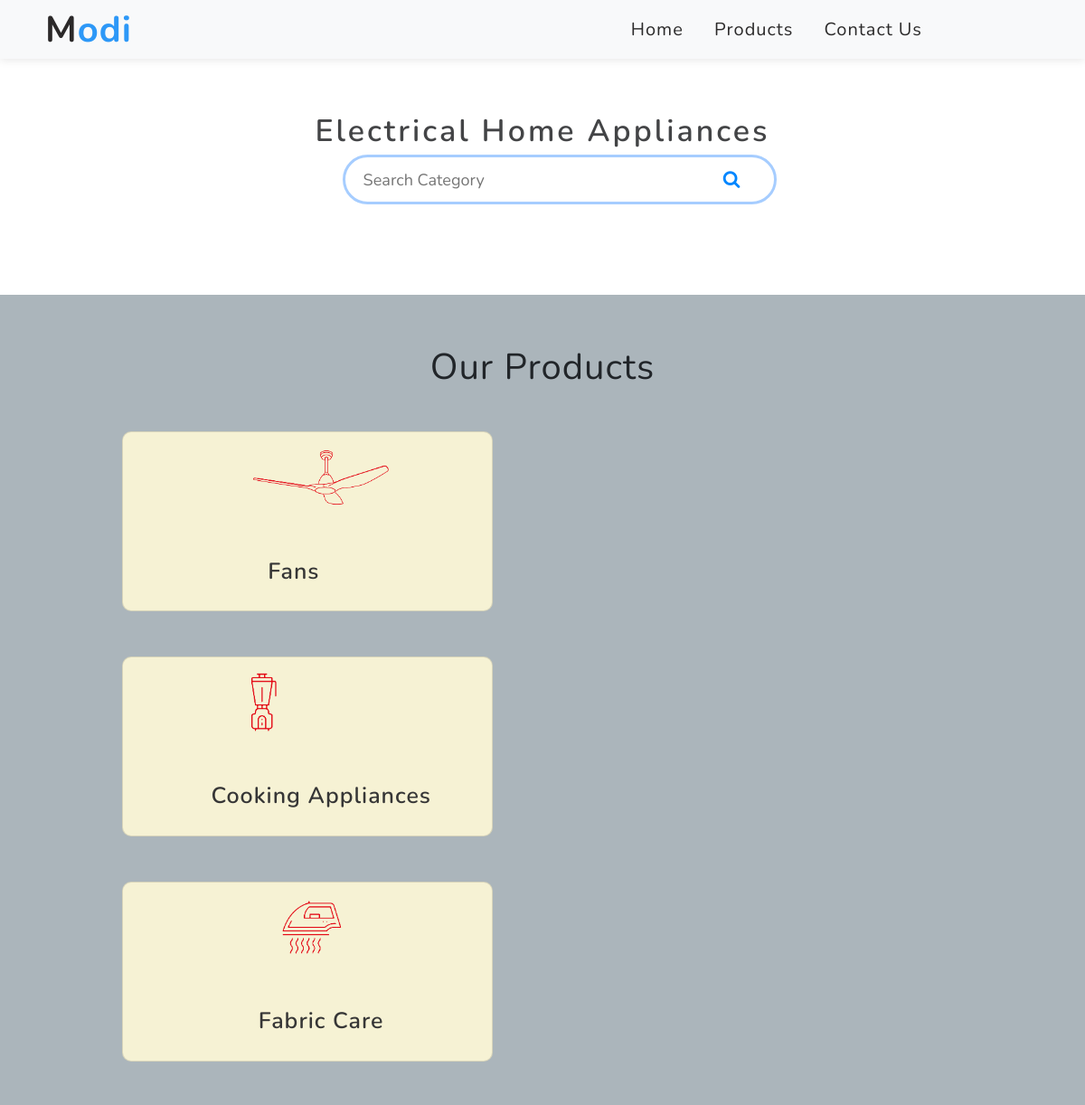
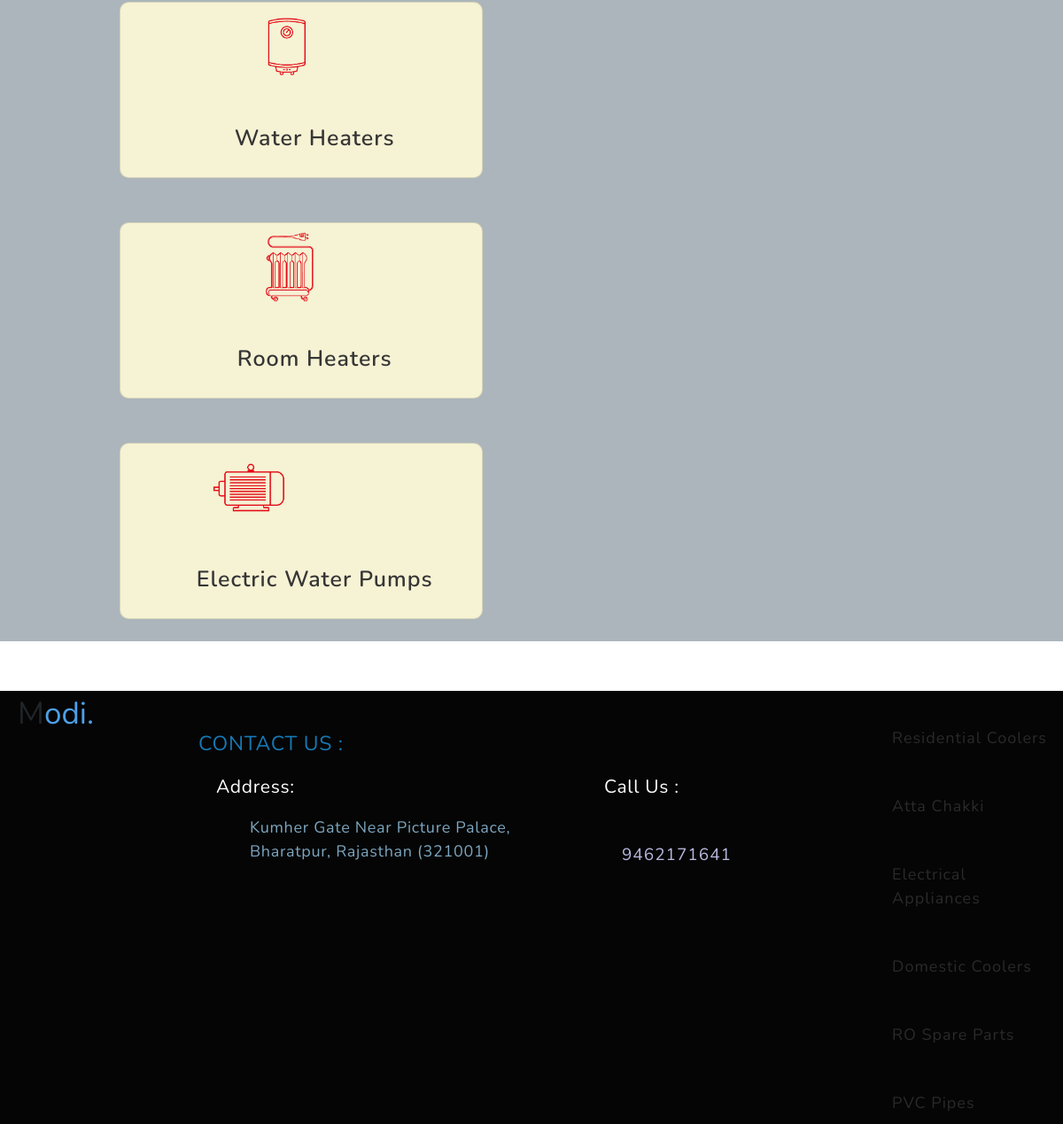
Screenshot of /categories/4/ with the database file from the repository (2 pictures, top to bottom).
### home/models.py (models this page shows, shortened)
class Electrical_Appliances(models.Model):
    category4 = models.ForeignKey(category, on_delete=models.CASCADE)
    name = models.CharField(max_length=100)
    appliances_img = models.ImageField(upload_to='images/appliances/')

### home/views.py (the view, shortened to what this page needs)
# urls.py: path("categories/<int:category_id>/", views.categories, name="categories"),
def categories(request, category_id):
    if(category_id == 1):
        all_prods = Chakki.objects.all()
        grinding_items=grinding.objects.all()
        dict = {'all_prods': all_prods,'grinding_items':grinding_items}
        return render(request, "Aata Chakki.html", dict)
    if(category_id == 2):
        all_residential_prods = Residential_Coolers.objects.all()
        dict = {'all_residential_prods': all_residential_prods}
        return render(request, "Residential Coolers.html", dict)
    if(category_id == 4):
        all_prods = Electrical_Appliances.objects.all()
        dict = {'all_prods': all_prods}
        return render(request, "electrical_category.html", dict)

### templates/electrical_category.html (shortened to what this page needs)
{%load static %}
<!DOCTYPE html>
<html lang="en">
<head>
    <link href="https://cdn.jsdelivr.net/npm/bootstrap@5.0.0-beta1/dist/css/bootstrap.min.css" rel="stylesheet"
 />
    <link href="https://unpkg.com/aos@2.3.1/dist/aos.css" rel="stylesheet">
    <link rel="stylesheet" href="https://cdnjs.cloudflare.com/ajax/libs/font-awesome/4.7.0/css/font-awesome.min.css">
    <link rel="stylesheet" type="text/css" href="{% static 'css/electrical_category.css' %}">
</head>
<body>
        <nav class="navbar navbar-expand-lg navbar-light bg-light" style="position:fixed;">
            <div class="logo">
                <p style="font-weight: bold;letter-spacing:1px; color:rgb(43, 41, 41)">M<span
                        style="color:#2d98f7">odi</span></p>
            </div>
            <div class="collapse navbar-collapse" id="navbarSupportedContent">
                <div class="link">
                    <a href="\" >Home</a>
                    <a href="#">Products</a>
                    <a href="#">Contact Us</a>
                </div>
            </div>
          </nav>
          <div class="header">
          <span class="owner">Electrical Home Appliances</span>
         <div class="input_type">
            <input type="text" class="input-search" placeholder="Search Category">
            <i class="fa fa-search" style="font-size: 20px;"></i>
        </div>
        </div>
  <div class="products">
<p class="heading">Our Products</p>
<div class="categories">
    {% for i in all_prods %}
    <div class="card" >
    <a href="{% url 'electrical_products' i.id%}"  data-aos="fade-right"  data-aos-delay="150" data-aos-duration="500"
    data-aos-easing="ease-in-out" alt="{{i.name}}" style="text-decoration:none;color:black">
  <div class="card_img"><img style="width:150px" src="/media/{{i.appliances_img}}"></div>
     <div class="card-body">
      <p class="card-title">{{i.name}}</p>
        </div>
    </a>
  </div>
  {% endfor %}
</div>
</div>
<div class="btn-help" id="btn" onclick="fun()">
  <p class="help-text">Help</p>
</div>
<div class="footer">
  <div class="content1">M<span style="color: #4da0e9">odi.</span></div>
  <div class="content2">
    <p class="text1">CONTACT US :</p>
    <div class="b1">
      <div class="b2">
        <p class="text2">Address:</p>
        <p class="text3">
          Kumher Gate Near Picture Palace, Bharatpur, Rajasthan (321001)
        </p>
      </div>
      <div class="b3">
        <p class="text4">Call Us :</p>
        <a href="tel:946-217-1641" style="text-decoration: none">
          <p class="text5">9462171641</p>
        </a>
      </div>
    </div>
  </div>
  <div class="content3">
    <a href="{% url 'categories' 2 %}"
      ><p id="link">Residential Coolers</p></a
    >
    <a href="{% url 'categories' 1 %}"><p id="link">Atta Chakki</p></a>
    <a href="{% url 'categories' 4 %}"
      ><p id="link">Electrical Appliances</p></a
    >
    <a href="{% url 'categories' 6 %}"><p id="link">Domestic Coolers</p></a>
    <a href="{% url 'categories' 3 %}"><p id="link">RO Spare Parts</p></a>
    <a href="{% url 'categories' 5 %}"><p id="link">PVC Pipes</p></a>
  </div>
</div>
</body>
</html>

### static/css/electrical_category.css (style rules this page uses)
body { font-family: Nunito; }
a { text-decoration: none; font-size: 20px; color: rgb(43, 42, 42); margin-left: 30px; letter-spacing: 1px; }
.link { position: absolute; right: 180px; }
.logo { font-size: 40px; margin-left: 50px; position: absolute; top: 3px; }
.navbar { width: 100%; box-shadow: 0 0 10px 0 rgba(49, 49, 49, 0.15); height: 65px; z-index: 5; top: 0; left: 0; }
.owner { font-size: 34px; }
.header { text-align: center; color: #434446; margin-top: 120px; font-weight: 600; letter-spacing: 3px; position: relative; }
.input-search { width: 40%; font-family: Nunito; height: 3.44rem; font-size: 1.13rem; transition: 0.35s; color: #4e5867; background: #fff; border: 3px solid #a6cdff; border-radius: 1.75rem; padding: 0 90px 0 20px; outline: none; }
i { color: #0086ff; margin-left: -66px; }
.heading { font-size: 40px; text-align: center; letter-spacing: 1px; }
.products { margin-top: 100px; background-color: #abb5bb; padding-top: 50px; }
.categories { display: flex; width: 90%; margin: auto; flex-wrap: wrap; }
.card { align-items: center; border-radius: 10px; width: 38%; margin: 25px 75px; display: flex; background-color: #F6F2D4; }
.card-title { font-weight: 600; font-size: 25px; color: rgb(54, 54, 54); }
.card-body { flex: 1 1 auto; z-index: 2; margin-top: 20px; }
.help-text { color: white; padding: 8px; text-align: center; }
.footer { display: flex; background-color: rgb(0 0 0 / 98%); flex-direction: row; }
.content1 { font-size: 35px; margin-left: 20px; }
.content2 { margin-left: 95px; margin-top: 20px; padding: 23px; }
.text1 { font-size: 23px; color: #1679b5; letter-spacing: 0.7px; }
.b1 { display: flex; margin-left: 20px; }
.b2 { width: 60%; }
.text2 { letter-spacing: 0.7px; font-size: 21px; color: white; }
.text3 { font-size: 18px; color: #7da6bf; width: 70%; margin-left: 38px; letter-spacing: 0.7px; }
.b3 { width: 40%; }
.text4 { letter-spacing: 0.7px; font-size: 21px; color: white; }
.text5 { font-size: 19px; margin-left: 20px; color: #b8b8df; letter-spacing: 1px; }
#link { margin: 10px; font-size: 18px; }

### rows the page displays
Electrical_Appliances: appliances_img (picture), name "Fans"
Electrical_Appliances: appliances_img (picture), name "Cooking Appliances"
Electrical_Appliances: appliances_img (picture), name "Fabric Care"
Electrical_Appliances: appliances_img (picture), name "Water Heaters"
Electrical_Appliances: appliances_img (picture), name "Room Heaters"
Electrical_Appliances: appliances_img (picture), name "Electric Water Pumps"
